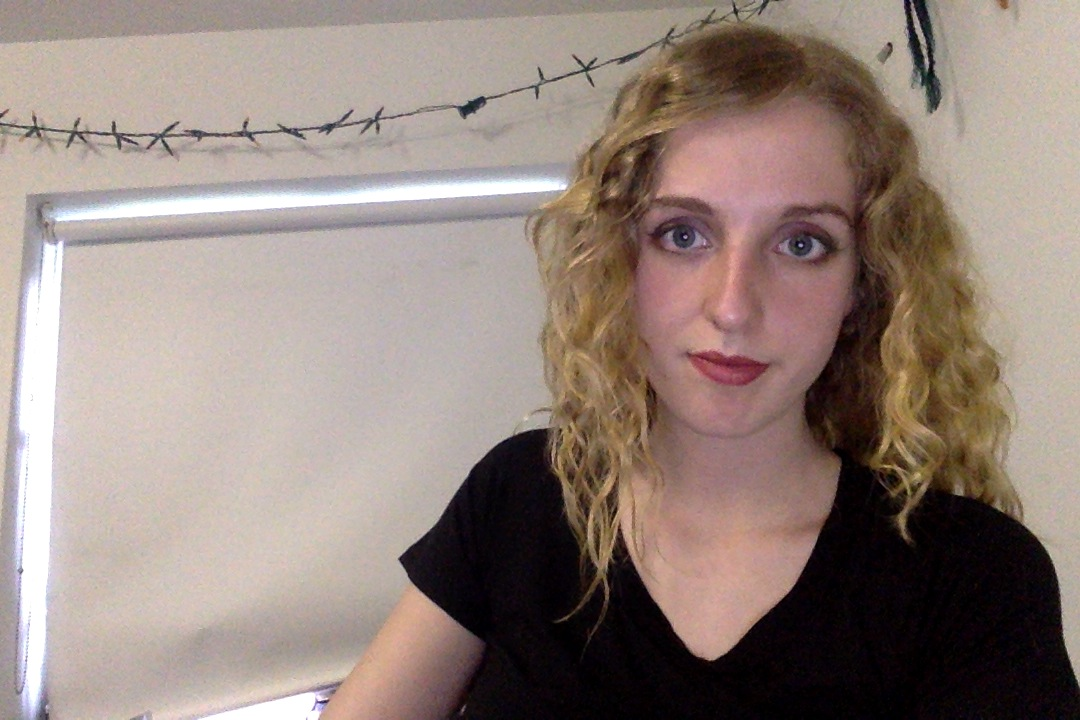
#> input picture term_project/technology_proof/test.jpg, 1080 x 720 px
$ python warpdemo.py
#> lines starting #> are read from the running program, lines starting #| are printed output that depends on the picture
import cv2
import numpy as np


img = cv2.imread('test.jpg')
#> img is the input picture: shape (720, 1080, 3); mean B, G, R 124.1, 131.7, 147.6
rows,cols,ch = img.shape
#> rows = 720; cols = 1080; ch = 3

pts1 = np.float32([[50,50],[200,50],[50,200]])
pts2 = np.float32([[10,100],[200,50],[100,250]])

M = cv2.getAffineTransform(pts1,pts2)

dst = cv2.warpAffine(img,M,(cols,rows))
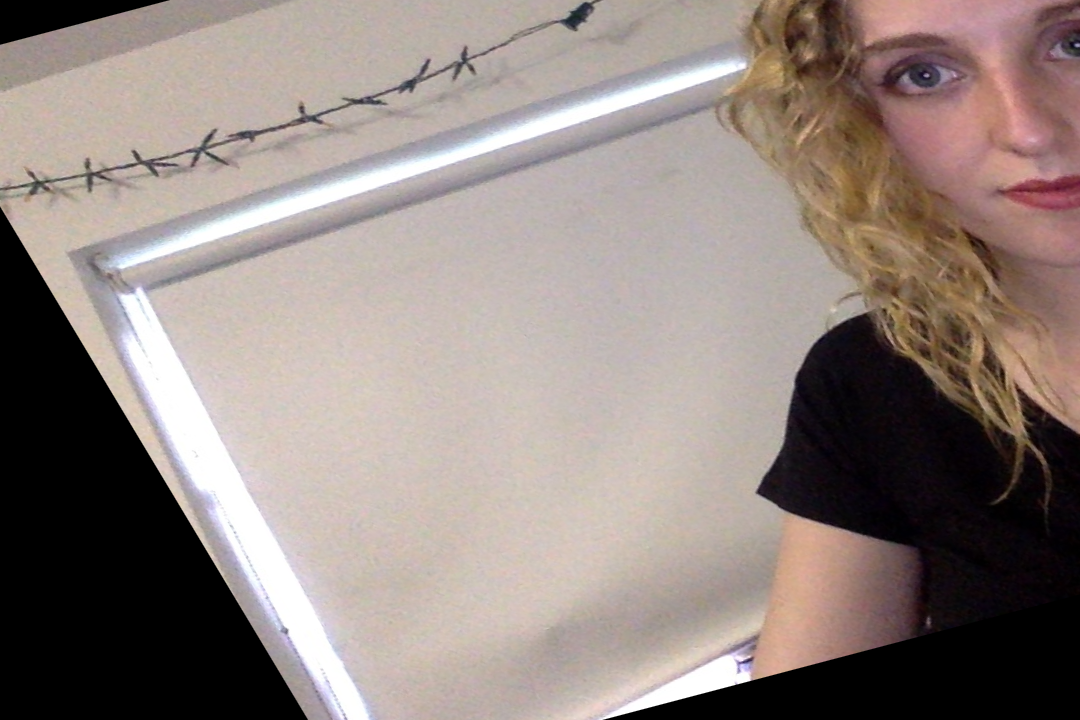
#> dst: shape (720, 1080, 3); mean B, G, R 126.6, 131.8, 144.6

cv2.imshow("hi",dst)

$ run again, with term_project/technology_proof/aj.jpg copied over term_project/technology_proof/test.jpg
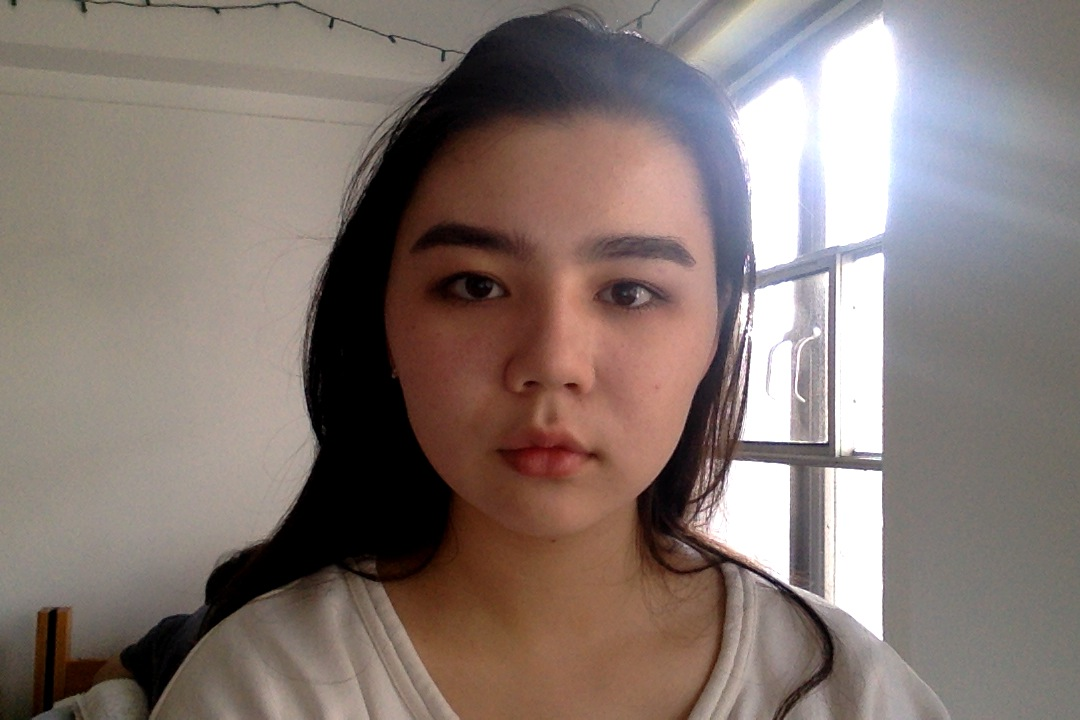
#> input picture term_project/technology_proof/aj.jpg, 1080 x 720 px
#> img is the input picture: shape (720, 1080, 3); mean B, G, R 114.3, 119.9, 133.6
#> `dst = cv2.warpAffine(img,M,(cols,rows))`:
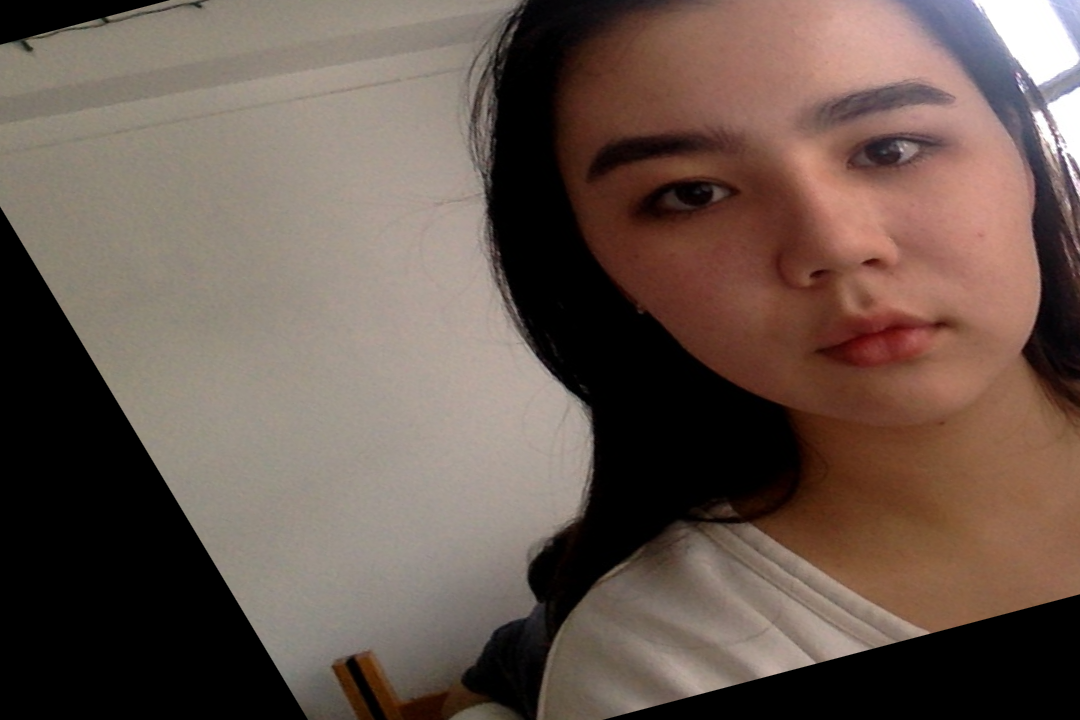
#> dst: shape (720, 1080, 3); mean B, G, R 78.4, 87.4, 104.8
